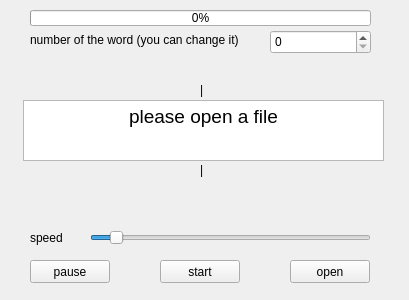
<?xml version="1.0" encoding="UTF-8"?>
<ui version="4.0">
 <class>Reader</class>
 <widget class="QMainWindow" name="Reader">
  <property name="geometry">
   <rect>
    <x>0</x>
    <y>0</y>
    <width>409</width>
    <height>300</height>
   </rect>
  </property>
  <property name="minimumSize">
   <size>
    <width>409</width>
    <height>300</height>
   </size>
  </property>
  <property name="maximumSize">
   <size>
    <width>409</width>
    <height>300</height>
   </size>
  </property>
  <property name="windowTitle">
   <string>Reader</string>
  </property>
  <widget class="QWidget" name="centralWidget">
   <widget class="QPushButton" name="pause">
    <property name="geometry">
     <rect>
      <x>30</x>
      <y>260</y>
      <width>80</width>
      <height>23</height>
     </rect>
    </property>
    <property name="text">
     <string>pause</string>
    </property>
   </widget>
   <widget class="QPushButton" name="start">
    <property name="geometry">
     <rect>
      <x>160</x>
      <y>260</y>
      <width>80</width>
      <height>23</height>
     </rect>
    </property>
    <property name="text">
     <string>start</string>
    </property>
   </widget>
   <widget class="QPushButton" name="open">
    <property name="geometry">
     <rect>
      <x>290</x>
      <y>260</y>
      <width>80</width>
      <height>23</height>
     </rect>
    </property>
    <property name="text">
     <string>open</string>
    </property>
   </widget>
   <widget class="QSlider" name="speed">
    <property name="geometry">
     <rect>
      <x>90</x>
      <y>230</y>
      <width>281</width>
      <height>16</height>
     </rect>
    </property>
    <property name="minimum">
     <number>4000</number>
    </property>
    <property name="maximum">
     <number>90000</number>
    </property>
    <property name="singleStep">
     <number>10</number>
    </property>
    <property name="value">
     <number>10000</number>
    </property>
    <property name="orientation">
     <enum>Qt::Horizontal</enum>
    </property>
    <property name="invertedAppearance">
     <bool>false</bool>
    </property>
    <property name="invertedControls">
     <bool>false</bool>
    </property>
   </widget>
   <widget class="QLabel" name="label">
    <property name="geometry">
     <rect>
      <x>30</x>
      <y>230</y>
      <width>41</width>
      <height>16</height>
     </rect>
    </property>
    <property name="text">
     <string>speed</string>
    </property>
   </widget>
   <widget class="QProgressBar" name="progress">
    <property name="geometry">
     <rect>
      <x>30</x>
      <y>10</y>
      <width>341</width>
      <height>16</height>
     </rect>
    </property>
    <property name="value">
     <number>0</number>
    </property>
   </widget>
   <widget class="QTextEdit" name="word">
    <property name="geometry">
     <rect>
      <x>23</x>
      <y>100</y>
      <width>361</width>
      <height>61</height>
     </rect>
    </property>
    <property name="readOnly">
     <bool>false</bool>
    </property>
    <property name="html">
     <string>&lt;!DOCTYPE HTML PUBLIC &quot;-//W3C//DTD HTML 4.0//EN&quot; &quot;http://www.w3.org/TR/REC-html40/strict.dtd&quot;&gt;
&lt;html&gt;&lt;head&gt;&lt;meta name=&quot;qrichtext&quot; content=&quot;1&quot; /&gt;&lt;style type=&quot;text/css&quot;&gt;
p, li { white-space: pre-wrap; }
&lt;/style&gt;&lt;/head&gt;&lt;body style=&quot; font-family:'Sans'; font-size:10pt; font-weight:400; font-style:normal;&quot;&gt;
&lt;p align=&quot;center&quot; style=&quot; margin-top:0px; margin-bottom:0px; margin-left:0px; margin-right:0px; -qt-block-indent:0; text-indent:0px;&quot;&gt;&lt;span style=&quot; font-size:14pt;&quot;&gt;please open a file&lt;/span&gt;&lt;/p&gt;&lt;/body&gt;&lt;/html&gt;</string>
    </property>
   </widget>
   <widget class="QLabel" name="label_2">
    <property name="geometry">
     <rect>
      <x>200</x>
      <y>80</y>
      <width>21</width>
      <height>20</height>
     </rect>
    </property>
    <property name="text">
     <string>|</string>
    </property>
   </widget>
   <widget class="QLabel" name="label_3">
    <property name="geometry">
     <rect>
      <x>200</x>
      <y>160</y>
      <width>21</width>
      <height>20</height>
     </rect>
    </property>
    <property name="text">
     <string>|</string>
    </property>
   </widget>
   <widget class="QLabel" name="label_4">
    <property name="geometry">
     <rect>
      <x>30</x>
      <y>30</y>
      <width>231</width>
      <height>20</height>
     </rect>
    </property>
    <property name="text">
     <string>number of the word (you can change it)</string>
    </property>
   </widget>
   <widget class="QSpinBox" name="reader_position">
    <property name="geometry">
     <rect>
      <x>270</x>
      <y>30</y>
      <width>101</width>
      <height>24</height>
     </rect>
    </property>
   </widget>
  </widget>
 </widget>
 <layoutdefault spacing="6" margin="11"/>
 <resources/>
 <connections/>
</ui>
